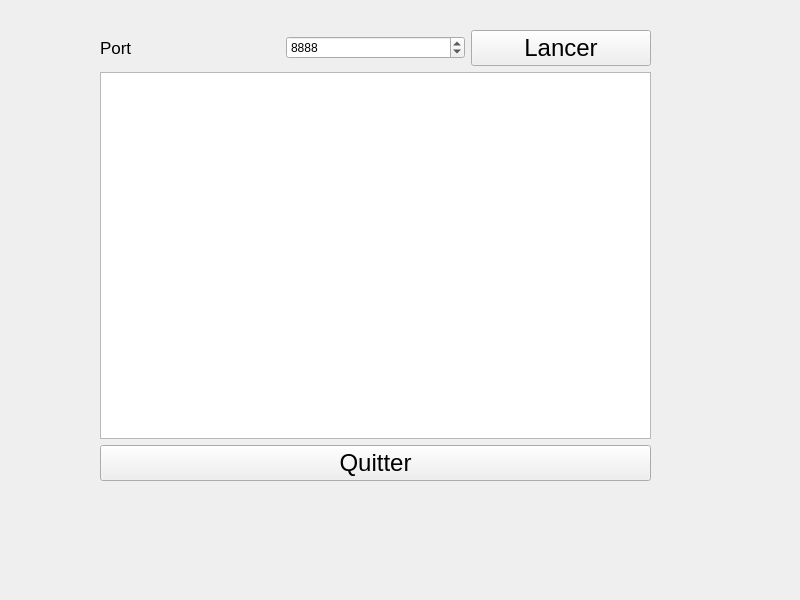
<?xml version="1.0" encoding="UTF-8"?>
<ui version="4.0">
 <class>AuditServeurMulti</class>
 <widget class="QWidget" name="AuditServeurMulti">
  <property name="geometry">
   <rect>
    <x>0</x>
    <y>0</y>
    <width>800</width>
    <height>600</height>
   </rect>
  </property>
  <property name="windowTitle">
   <string>AuditServeurMulti</string>
  </property>
  <widget class="QWidget" name="layoutWidget">
   <property name="geometry">
    <rect>
     <x>100</x>
     <y>30</y>
     <width>551</width>
     <height>451</height>
    </rect>
   </property>
   <layout class="QVBoxLayout" name="verticalLayout">
    <item>
     <layout class="QHBoxLayout" name="horizontalLayout">
      <item>
       <widget class="QLabel" name="label">
        <property name="font">
         <font>
          <pointsize>13</pointsize>
         </font>
        </property>
        <property name="text">
         <string>Port</string>
        </property>
       </widget>
      </item>
      <item>
       <widget class="QSpinBox" name="spinBoxPort">
        <property name="minimum">
         <number>1024</number>
        </property>
        <property name="maximum">
         <number>9999</number>
        </property>
        <property name="value">
         <number>8888</number>
        </property>
       </widget>
      </item>
      <item>
       <widget class="QPushButton" name="pushButton_Lancer">
        <property name="font">
         <font>
          <pointsize>18</pointsize>
         </font>
        </property>
        <property name="text">
         <string>Lancer</string>
        </property>
       </widget>
      </item>
     </layout>
    </item>
    <item>
     <widget class="QTextEdit" name="textEditMessage"/>
    </item>
    <item>
     <widget class="QPushButton" name="pushButton_Quitter">
      <property name="font">
       <font>
        <pointsize>18</pointsize>
       </font>
      </property>
      <property name="text">
       <string>Quitter</string>
      </property>
     </widget>
    </item>
   </layout>
  </widget>
 </widget>
 <resources/>
 <connections/>
</ui>
